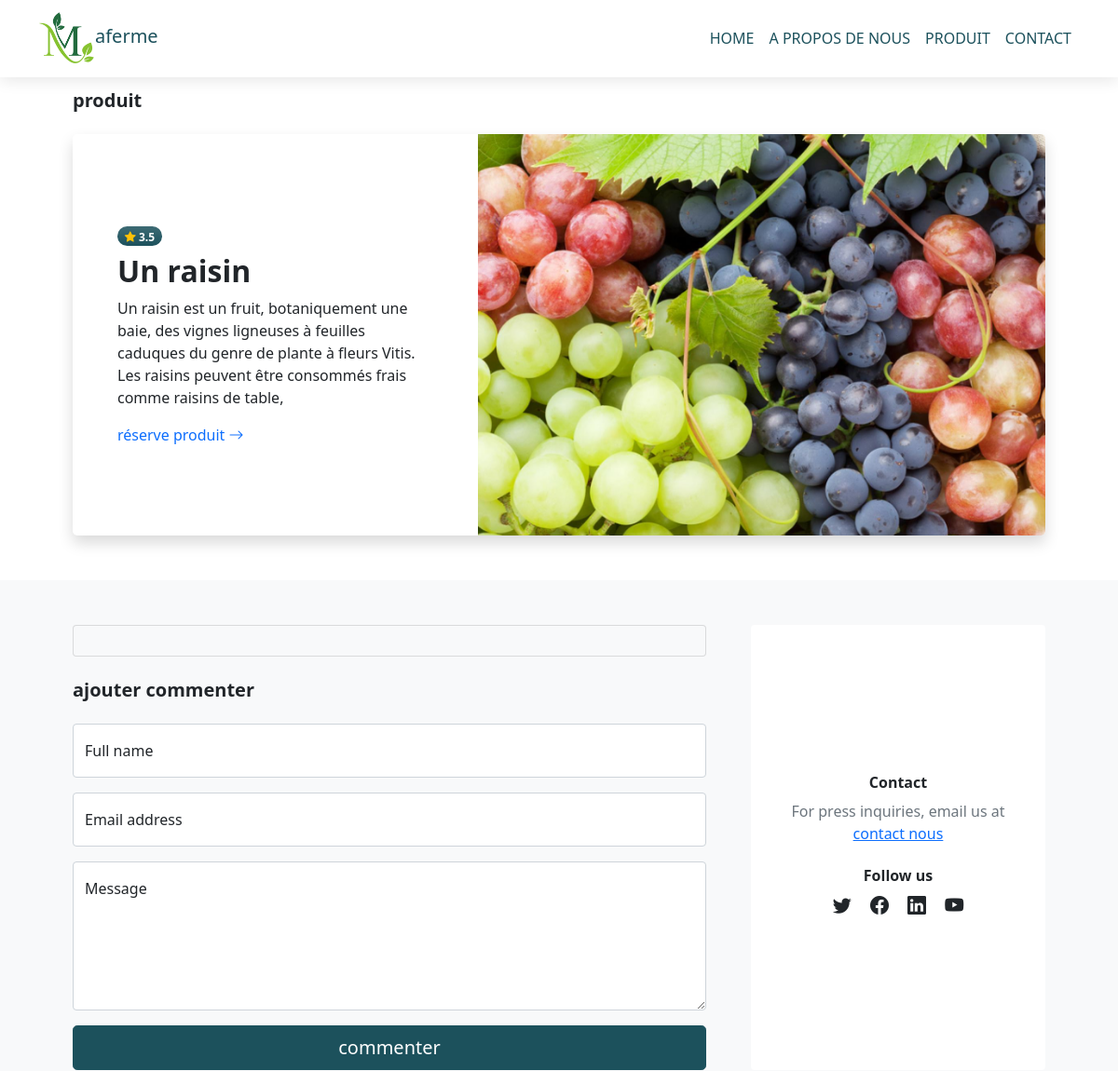
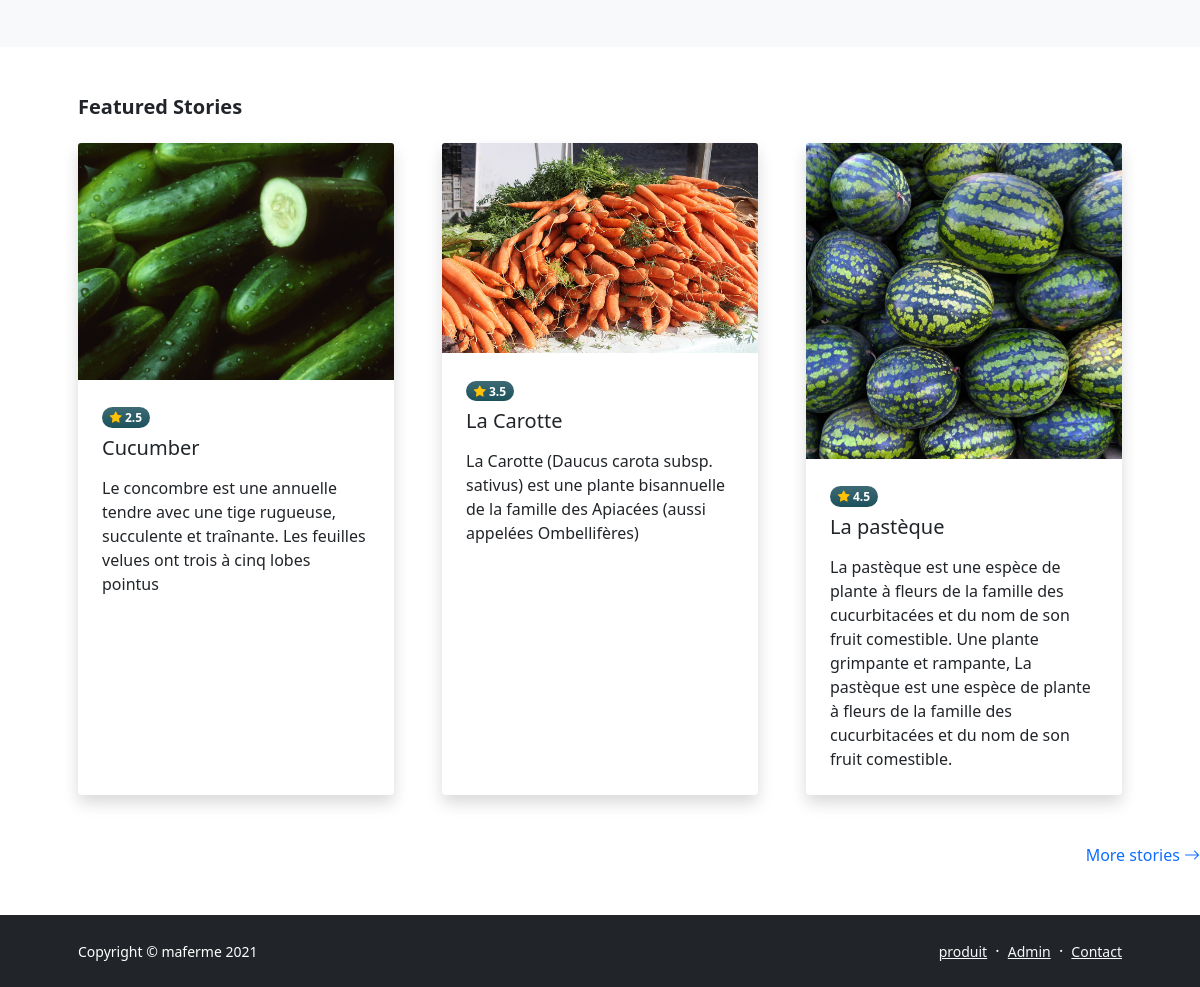
The page /produit_comenter.php?p_id=23 on the database its author committed (2 pictures, top to bottom).
### tables this page shows
CREATE TABLE `produit` (
  `produit_id` int(11) NOT NULL,
  `produit_cat_id` int(11) NOT NULL,
  `produit_titre` varchar(255) NOT NULL,
  `produit_prix` int(11) NOT NULL,
  `produit_img` text NOT NULL,
  `produit_comment` varchar(255) NOT NULL,
  `produit_description` text NOT NULL,
  `produit_date` date NOT NULL,
  `produit_evaluation` float NOT NULL
);

### produit_comenter.php (the view, shortened to what this page needs)
<?php include "./include/head.php" ?>
<?php
if (isset($_GET["p_id"])) {
    $p_id = $_GET["p_id"];
}
$query = "SELECT * FROM produit where produit_id = $p_id";
$select_all = mysqli_query($conn, $query);
while ($row = mysqli_fetch_assoc($select_all)) {
    $produit_titre = $row['produit_titre'];
    $produit_description = $row['produit_description'];
    $produit_evaluation = $row['produit_evaluation'];
    $produit_img = $row['produit_img'];
?>
    <section class="py-5 mt-5">
        <div class="container px-5">
            <h1 class="fw-bolder fs-5 mb-4">produit</h1>
            <div class="card border-0 shadow rounded-3 overflow-hidden">
                <div class="card-body p-0">
                    <div class="row gx-0">
                        <div class="col-lg-6 col-xl-5 py-lg-5">
                            <div class="p-4 p-md-5">
                                <div class="badge bg-secondary bg-gradient rounded-pill mb-2"><i class="bi bi-star-fill text-warning"></i> <?php echo $produit_evaluation ?></div>
                                <div class="h2 fw-bolder"><?php echo $produit_titre ?></div>
                                <p><?php echo $produit_description ?></p>
                                <a class="stretched-link text-decoration-none" href="reserve_produit.php?id_pro=<?php echo $p_id ?>">
                                    réserve produit
                                    <i class="bi bi-arrow-right"></i>
                                </a>
                            </div>
                        </div>
                        <div class="col-lg-6 col-xl-7">
                            <div class="bg-featured-blog" style="background-image: url('image_db/produit_img/<?php echo $produit_img ?>')"></div>
                        </div>
                    </div>
                </div>
            </div>
        </div>
    </section>
    <section class="py-5 bg-light">
        <div class="container px-5">
            <div class="row gx-5">
                <div class="col-xl-8">
                    <div class="card bg-light">
                        <div class="card-body">
                            <?php include './include/commenter.php' ?>
                        </div>
                        <div class="col-xl-4">
                            <div class="card border-0 h-100">
                                <div class="card-body p-4">
                                    <div class="d-flex h-100 align-items-center justify-content-center">
                                        <div class="text-center">
                                            <div class="h6 fw-bolder">Contact</div>
                                            <p class="text-muted mb-4">
                                                For press inquiries, email us at
                                                <br />
                                                <a href="contact.php">contact nous</a>
                                            </p>
                                            <div class="h6 fw-bolder">Follow us</div>
                                            <a class="fs-5 px-2 link-dark" href="#!"><i class="bi-twitter"></i></a>
                                            <a class="fs-5 px-2 link-dark" href="#!"><i class="bi-facebook"></i></a>
                                            <a class="fs-5 px-2 link-dark" href="#!"><i class="bi-linkedin"></i></a>
                                            <a class="fs-5 px-2 link-dark" href="#!"><i class="bi-youtube"></i></a>
                                        </div>
                                    </div>
                                </div>
                            </div>
                        </div>
                    </div>
                </div>
    </section>
    <section class="py-5">
        <div class="container px-5">
            <h2 class="fw-bolder fs-5 mb-4">Featured Stories</h2>
            <div class="row gx-5">
                <?php
                $query = "SELECT * FROM produit limit 3 ";
                $select_all = mysqli_query($conn, $query);
                while ($row = mysqli_fetch_assoc($select_all)) {
                    $produit_titre = $row['produit_titre'];
                    $produit_description = $row['produit_description'];
                    $produit_evaluation = $row['produit_evaluation'];
                    $produit_img = $row['produit_img'];
                ?>
                    <div class="col-lg-4 mb-5">
                        <div class="card h-100 shadow border-0">
                            <img class="card-img-top" src="image_db/produit_img/<?php echo $produit_img ?>" alt="..." />
                            <div class="card-body p-4">
                                <div class="badge bg-secondary bg-gradient rounded-pill mb-2"><i class="bi bi-star-fill text-warning"></i> <?php echo $produit_evaluation ?></div>
                                <a class="text-decoration-none link-dark stretched-link" href="#!">
                                    <h5 class="card-title mb-3"><?php echo $produit_titre ?></h5>
                                </a>
                                <p class="card-text mb-0"><?php echo $produit_description ?></p>
                            </div>
                        </div>
                    </div>
                <?php } ?>
            </div>
        </div>
        <div class="text-end mb-5 mb-xl-0">
            <a class="text-decoration-none" href="#!">
                More stories
                <i class="bi bi-arrow-right"></i>
            </a>
        </div>
    </section>
    </main>
<?php } ?>
<?php include "./include/footer.php" ?>

### include/commenter.php (shortened to what this page needs)
</div>
</div>
<form method="POST">
    <h5 class="fw-bolder fs-5 mt-4 mb-4"> ajouter commenter </h5>
    <div class="form-floating mb-3">
        <input class="form-control" id="name" name="comment_nom" type="text" placeholder="Enter your name..." data-sb-validations="required" />
        <label for="name">Full name</label>
    </div>
    <div class="form-floating mb-3">
        <input class="form-control" id="email" name="comment_emil" type="email" placeholder="name@example.com" data-sb-validations="required,email" />
        <label for="email">Email address</label>
    </div>
    <div class="form-floating mb-3">
        <textarea class="form-control" id="message" name="comment_content" type="text" placeholder="Enter your message here..." style="height: 10rem" data-sb-validations="required"></textarea>
        <label for="message">Message</label>
    </div>
    <div class="d-grid"><button class="btn btn-primary btn-lg " name="create_comment" id="submitButton" type="submit">commenter</button></div>
</form>

### rows shown on the page
produit: produit_evaluation "3.5", produit_titre "Un raisin", produit_description "Un raisin est un fruit, botaniquement une baie, des vignes ligneuses à feuilles caduques du genre de plante à fleurs Vitis. Les raisins peuvent être consommés frais comme raisins de table,", produit_img (picture)
produit: produit_img (picture), produit_evaluation "2.5", produit_titre "Cucumber", produit_description "Le concombre est une annuelle tendre avec une tige rugueuse, succulente et traînante. Les feuilles velues ont trois à cinq lobes pointus"
produit: produit_img (picture), produit_evaluation "3.5", produit_titre "La Carotte", produit_description "La Carotte (Daucus carota subsp. sativus) est une plante bisannuelle de la famille des Apiacées (aussi appelées Ombellifères)"
produit: produit_img (picture), produit_evaluation "4.5", produit_titre "La pastèque", produit_description "La pastèque est une espèce de plante à fleurs de la famille des cucurbitacées et du nom de son fruit comestible. Une plante grimpante et rampante, La pastèque est une espèce de plante à fleurs de la famille des cucurbitacées et du nom de son fruit comestible."
